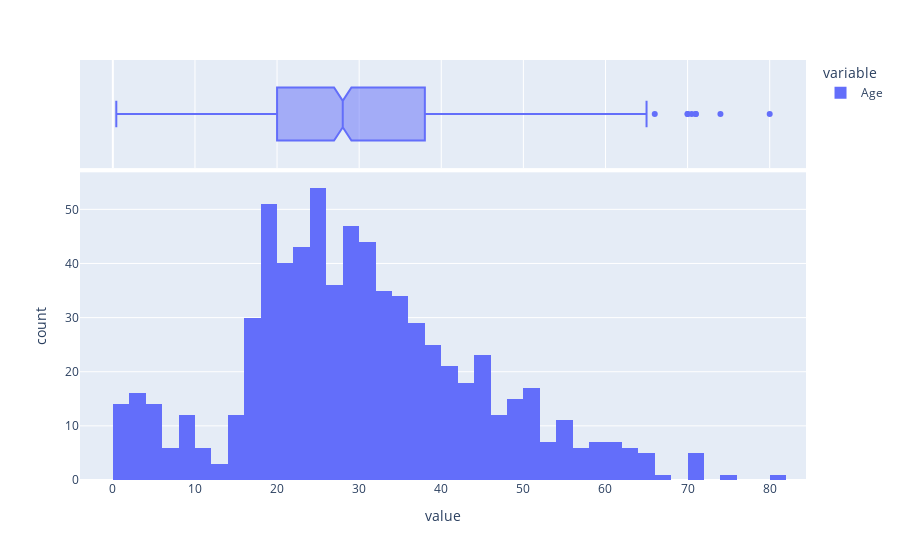

Source (notebook cell):
### Markdown cell above
#### Age

### Code cell
px.histogram(df['Age'], marginal='box')

### Figure 1 — Plotly figure (JSON) as saved in the notebook; plotly's stock layout.template omitted (floating-point values rounded to 4 significant figures; data arrays with more than 128 entries replaced by an {"elided": "..."} marker saying what was removed)
{"data": [{"alignmentgroup": "True", "bingroup": "x", "hovertemplate": "variable=Age<br>value=%{x}<br>count=%{y}<extra></extra>", "legendgroup": "Age", "marker": {"color": "#636efa", "pattern": {"shape": ""}}, "name": "Age", "offsetgroup": "Age", "orientation": "v", "showlegend": true, "type": "histogram", "x": {"elided": "891 float values"}, "xaxis": "x", "yaxis": "y"}, {"alignmentgroup": "True", "hovertemplate": "variable=Age<br>value=%{x}<extra></extra>", "legendgroup": "Age", "marker": {"color": "#636efa"}, "name": "Age", "notched": true, "offsetgroup": "Age", "showlegend": false, "type": "box", "x": {"elided": "891 float values"}, "xaxis": "x2", "yaxis": "y2"}], "layout": {"barmode": "relative", "legend": {"title": {"text": "variable"}, "tracegroupgap": 0}, "margin": {"t": 60}, "xaxis": {"anchor": "y", "domain": [0, 1], "title": {"text": "value"}}, "xaxis2": {"anchor": "y2", "domain": [0, 1], "matches": "x", "showgrid": true, "showticklabels": false}, "yaxis": {"anchor": "x", "domain": [0, 0.7326], "title": {"text": "count"}}, "yaxis2": {"anchor": "x2", "domain": [0.7426, 1], "matches": "y2", "showgrid": false, "showline": false, "showticklabels": false, "ticks": ""}}}
